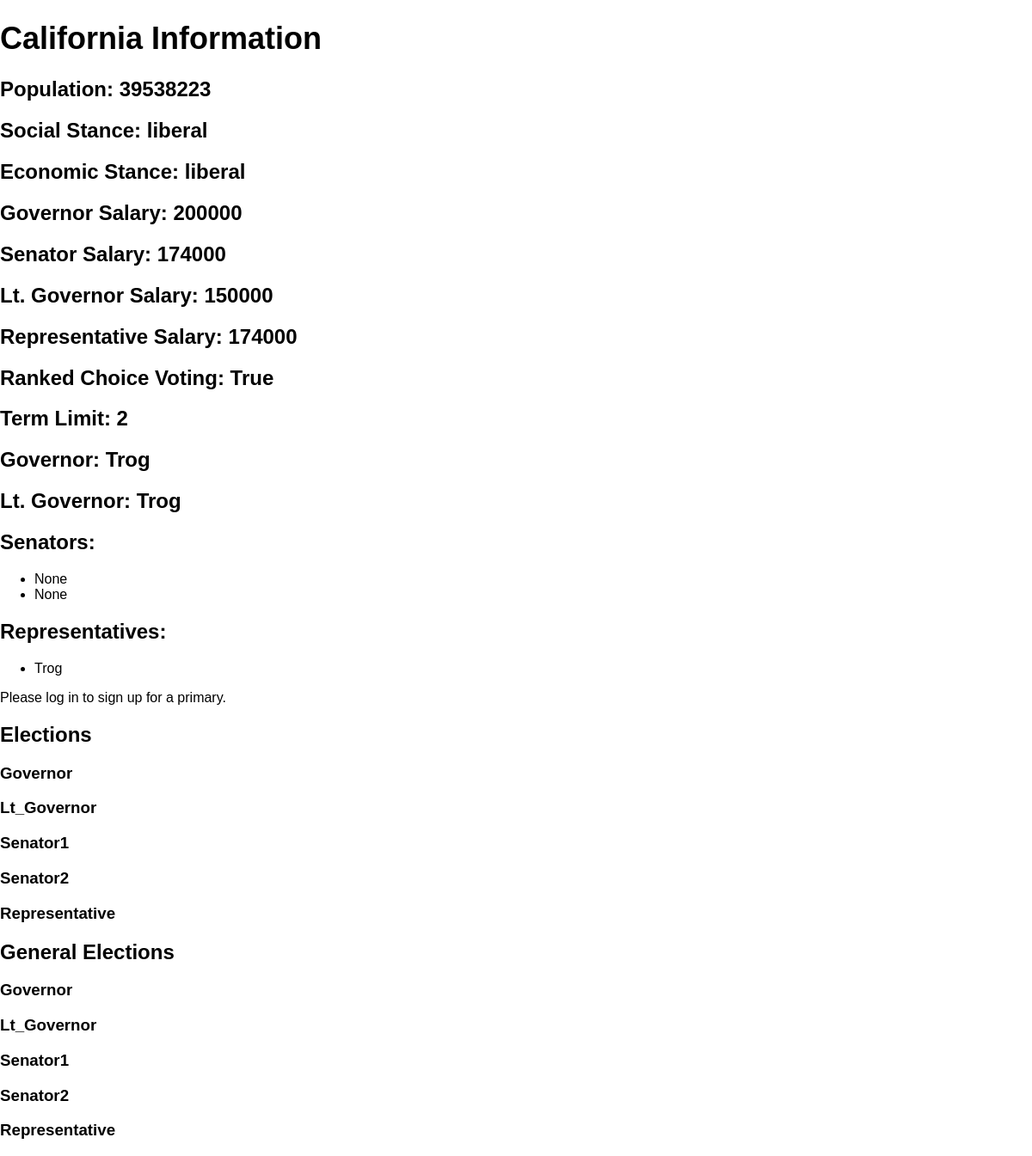
Screenshot of /state/1 with the database file from the repository.
### app.py (models this page shows, shortened)
class State(db.Model):
    id = db.Column(db.Integer, primary_key=True)
    name = db.Column(db.String(100))
    population = db.Column(db.Integer)
    social_stance = db.Column(db.String(100))
    economic_stance = db.Column(db.String(100))
    governor_salary = db.Column(db.Integer)
    senator_salary = db.Column(db.Integer)
    lt_governor_salary = db.Column(db.Integer)
    representative_salary = db.Column(db.Integer)
    ranked_choice_voting = db.Column(db.Boolean)
    term_limit = db.Column(db.Integer)
    governor_id = db.Column(db.Integer, db.ForeignKey('politician.id'))
    lt_governor_id = db.Column(db.Integer, db.ForeignKey('politician.id'))
    senator1_id = db.Column(db.Integer, db.ForeignKey('politician.id'))
    senator2_id = db.Column(db.Integer, db.ForeignKey('politician.id'))
    representative_id = db.Column(db.Integer, db.ForeignKey('politician.id'))
    governor = db.relationship('Politician', foreign_keys=[governor_id], uselist=False)
    lt_governor = db.relationship('Politician', foreign_keys=[lt_governor_id], uselist=False)
    senator1 = db.relationship('Politician', foreign_keys=[senator1_id], uselist=False)
    senator2 = db.relationship('Politician', foreign_keys=[senator2_id], uselist=False)
    representative = db.relationship('Politician', foreign_keys=[representative_id], uselist=False)

class Politician(db.Model):
    id = db.Column(db.Integer, primary_key=True)
    name = db.Column(db.String(100))
    gender = db.Column(db.String(10))
    party = db.Column(db.String(100))
    bio = db.Column(db.Text)
    avatar = db.Column(db.String(100))
    state_id = db.Column(db.Integer, db.ForeignKey('state.id'))
    money = db.Column(db.Integer, default=1000000)
    hourly_money_generation = db.Column(db.Integer, default=10000)
    fundraiser_cost = db.Column(db.Integer, default=5)  # New field
    total_poll_percent = db.Column(db.Float, nullable=False, default=100.0)
    rallies_run = db.Column(db.Integer, default=0)
    ads_run = db.Column(db.Integer, default=0)
    state = db.relationship('State', backref=db.backref('politicians', lazy=True), foreign_keys=[state_id])

### app.py (the view)
@app.route('/state/<int:state_id>')
def state(state_id):
    state_data = State.query.get(state_id)
    if state_data is None:
        abort(404)  # Sends a 404 error to the client
    if 'politician_id' in session:
        politician = Politician.query.get(session['politician_id'])
        user_is_signed_up = Primary.query.filter_by(politician_id=politician.id, state_id=state_id).first() is not None
    else:
        politician = None
        user_is_signed_up = False
    state_data.governor = Politician.query.get(state_data.governor_id)
    state_data.lt_governor = Politician.query.get(state_data.lt_governor_id)
    state_data.senator1 = Politician.query.get(state_data.senator1_id)
    state_data.senator2 = Politician.query.get(state_data.senator2_id)
    state_data.representative = Politician.query.get(state_data.representative_id)
    primaries = {}
    positions = ['governor', 'lt_governor', 'senator1', 'senator2', 'representative']
    for position in positions:
        primaries_for_position = Primary.query.filter_by(position=position, state_id=state_id).all()
        politicians_for_position = [{'politician': Politician.query.get(primary.politician_id), 'poll_percent': primary.poll_percent} for primary in primaries_for_position]
        primaries[position] = politicians_for_position
    general_elections = {}
    for position in positions:
        general_elections_for_position = GeneralElection.query.filter_by(position=position, state_id=state_id).all()
        politicians_for_position = [{'politician': Politician.query.get(general_election.politician_id)} for general_election in general_elections_for_position]
        general_elections[position] = politicians_for_position
    user_in_general = False
    if politician:
        for position, politicians in general_elections.items():
            if any(p['politician'].id == politician.id for p in politicians):
                user_in_general = True
                break
    return render_template('state.html', state=state_data, politician=politician,
                           user_is_signed_up=user_is_signed_up, primaries=primaries,
                           general_elections=general_elections, user_in_general=user_in_general)

### templates/state.html (shortened to what this page needs)
<!DOCTYPE html>
<html>
<head>
    <link rel="stylesheet" type="text/css" href="{{ url_for('static', filename='styles.css') }}">
</head>
<body>
    <h1>{{ state.name }} Information</h1>
    <h2>Population: {{ state.population }}</h2>
    <h2>Social Stance: {{ state.social_stance }}</h2>
    <h2>Economic Stance: {{ state.economic_stance }}</h2>
    <h2>Governor Salary: {{ state.governor_salary }}</h2>
    <h2>Senator Salary: {{ state.senator_salary }}</h2>
    <h2>Lt. Governor Salary: {{ state.lt_governor_salary }}</h2>
    <h2>Representative Salary: {{ state.representative_salary }}</h2>
    <h2>Ranked Choice Voting: {{ state.ranked_choice_voting }}</h2>
    <h2>Term Limit: {{ state.term_limit }}</h2>
    <h2>Governor: {{ state.governor.name if state.governor else 'None' }}</h2>
    <h2>Lt. Governor: {{ state.lt_governor.name if state.lt_governor else 'None' }}</h2>
    <h2>Senators:</h2>
    <ul>
        <li>{{ state.senator1.name if state.senator1 else 'None' }}</li>
        <li>{{ state.senator2.name if state.senator2 else 'None' }}</li>
    </ul>
    <h2>Representatives:</h2>
    <ul>
        <li>{{ state.representative.name if state.representative else 'None' }}</li>
    </ul>
    {% if politician %}
        {% if not user_is_signed_up %}
            <h2>Sign up for a primary</h2>
            <form id="signupForm">
                <label for="position">Position:</label>
                <select name="position" id="position">
                    <option value="governor">Governor</option>
                    <option value="lt_governor">Lieutenant Governor</option>
                    <option value="senator1">Senator Class 1</option>
                    <option value="senator2">Senator Class 2</option>
                    <option value="representative">Representative</option>
                </select>
                <input type="hidden" name="user_id" value="{{ politician.id }}">
                <input type="hidden" name="state_id" value="{{ politician.state_id }}">
                <input type="submit" value="Sign up">
            </form>
        {% else %}
            <p>You have already signed up for a primary in your state.</p>
        {% endif %}
    {% else %}
        <p>Please log in to sign up for a primary.</p>
    {% endif %}
    <h2>Elections</h2>
    {% for position, politicians in primaries.items() %}
        <h3>{{ position.title() }}</h3>
    {% endfor %}
    <h2>General Elections</h2>
    {% for position, politicians in general_elections.items() %}
        <h3>{{ position.title() }}</h3>
    {% endfor %}
</body>
</html>

### static/styles.css (style rules this page uses)
body { font-family: Arial, sans-serif; margin: 0; padding: 0; }
h1 { font-size: 36px; }

### rows the page displays
State: name "California", population "39538223", social_stance "liberal", economic_stance "liberal", governor_salary "200000", senator_salary "174000", lt_governor_salary "150000", representative_salary "174000", ranked_choice_voting "True", term_limit "2"
Politician: governor "Trog", lt_governor "Trog", representative "Trog"

### other values shown
{{ state.senator1.name if state.senator1 else 'None' }} "None"
{{ state.senator2.name if state.senator2 else 'None' }} "None"
{{ position.title() }} "Governor" "Lt_Governor" "Senator1" "Senator2" "Representative"
